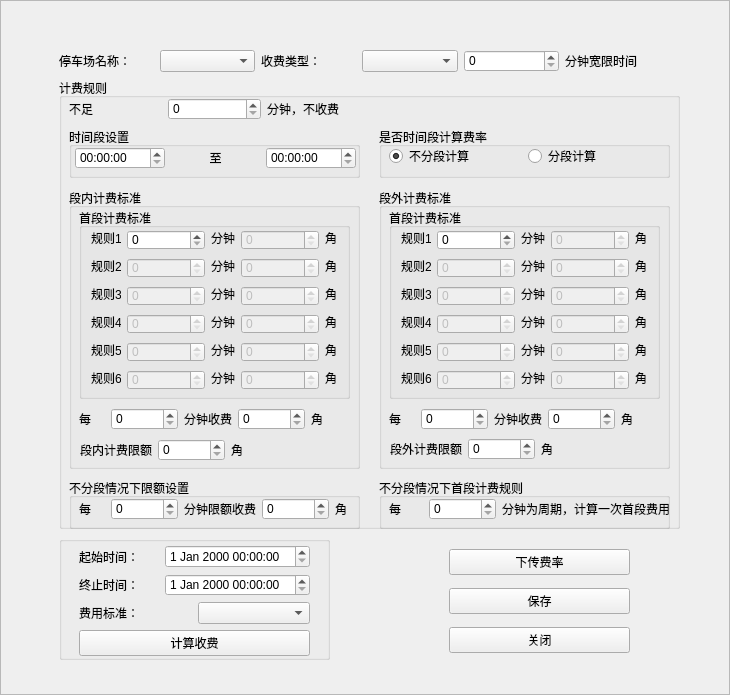
<?xml version="1.0" encoding="UTF-8"?>
<ui version="4.0">
 <class>CTariffSetting</class>
 <widget class="QFrame" name="CTariffSetting">
  <property name="geometry">
   <rect>
    <x>0</x>
    <y>0</y>
    <width>730</width>
    <height>695</height>
   </rect>
  </property>
  <property name="windowTitle">
   <string>费率设置</string>
  </property>
  <property name="styleSheet">
   <string notr="true">background-image:url(D:/WinParkUI/debug/Image/NewIcon/CommonMiddleBG-normal.jpg);</string>
  </property>
  <property name="frameShape">
   <enum>QFrame::StyledPanel</enum>
  </property>
  <property name="frameShadow">
   <enum>QFrame::Raised</enum>
  </property>
  <widget class="QWidget" name="wgTime" native="true">
   <property name="geometry">
    <rect>
     <x>49</x>
     <y>40</y>
     <width>631</width>
     <height>631</height>
    </rect>
   </property>
   <property name="styleSheet">
    <string notr="true">background-image:url(none);</string>
   </property>
   <widget class="QWidget" name="layoutWidget">
    <property name="geometry">
     <rect>
      <x>10</x>
      <y>10</y>
      <width>601</width>
      <height>22</height>
     </rect>
    </property>
    <layout class="QHBoxLayout" name="horizontalLayout">
     <item>
      <widget class="QLabel" name="label">
       <property name="text">
        <string>停车场名称：</string>
       </property>
      </widget>
     </item>
     <item>
      <widget class="QComboBox" name="cbxName"/>
     </item>
     <item>
      <widget class="QLabel" name="label_2">
       <property name="text">
        <string>收费类型：</string>
       </property>
      </widget>
     </item>
     <item>
      <widget class="QComboBox" name="cbxType">
       <property name="editable">
        <bool>false</bool>
       </property>
       <property name="currentIndex">
        <number>-1</number>
       </property>
       <property name="modelColumn">
        <number>0</number>
       </property>
      </widget>
     </item>
     <item>
      <widget class="QSpinBox" name="spLimitTime">
       <property name="maximum">
        <number>999999999</number>
       </property>
      </widget>
     </item>
     <item>
      <widget class="QLabel" name="label_3">
       <property name="text">
        <string>分钟宽限时间</string>
       </property>
      </widget>
     </item>
    </layout>
   </widget>
   <widget class="QGroupBox" name="groupBox">
    <property name="geometry">
     <rect>
      <x>10</x>
      <y>38</y>
      <width>621</width>
      <height>451</height>
     </rect>
    </property>
    <property name="title">
     <string>计费规则</string>
    </property>
    <widget class="QGroupBox" name="gbInner">
     <property name="geometry">
      <rect>
       <x>10</x>
       <y>110</y>
       <width>291</width>
       <height>281</height>
      </rect>
     </property>
     <property name="title">
      <string>段内计费标准</string>
     </property>
     <property name="checkable">
      <bool>false</bool>
     </property>
     <widget class="QGroupBox" name="gbInnerFirst">
      <property name="geometry">
       <rect>
        <x>10</x>
        <y>20</y>
        <width>271</width>
        <height>191</height>
       </rect>
      </property>
      <property name="title">
       <string>首段计费标准</string>
      </property>
      <widget class="QLabel" name="label_15">
       <property name="geometry">
        <rect>
         <x>12</x>
         <y>106</y>
         <width>30</width>
         <height>16</height>
        </rect>
       </property>
       <property name="text">
        <string>规则4</string>
       </property>
      </widget>
      <widget class="QSpinBox" name="rule4MinInner">
       <property name="enabled">
        <bool>false</bool>
       </property>
       <property name="geometry">
        <rect>
         <x>48</x>
         <y>106</y>
         <width>78</width>
         <height>20</height>
        </rect>
       </property>
       <property name="maximum">
        <number>999999999</number>
       </property>
      </widget>
      <widget class="QLabel" name="label_16">
       <property name="geometry">
        <rect>
         <x>132</x>
         <y>106</y>
         <width>24</width>
         <height>16</height>
        </rect>
       </property>
       <property name="text">
        <string>分钟</string>
       </property>
      </widget>
      <widget class="QSpinBox" name="rule4FootInner">
       <property name="enabled">
        <bool>false</bool>
       </property>
       <property name="geometry">
        <rect>
         <x>162</x>
         <y>106</y>
         <width>78</width>
         <height>20</height>
        </rect>
       </property>
       <property name="maximum">
        <number>999999999</number>
       </property>
      </widget>
      <widget class="QLabel" name="label_17">
       <property name="geometry">
        <rect>
         <x>246</x>
         <y>106</y>
         <width>16</width>
         <height>16</height>
        </rect>
       </property>
       <property name="text">
        <string>角</string>
       </property>
      </widget>
      <widget class="QLabel" name="label_21">
       <property name="geometry">
        <rect>
         <x>12</x>
         <y>162</y>
         <width>30</width>
         <height>16</height>
        </rect>
       </property>
       <property name="text">
        <string>规则6</string>
       </property>
      </widget>
      <widget class="QSpinBox" name="rule6MinInner">
       <property name="enabled">
        <bool>false</bool>
       </property>
       <property name="geometry">
        <rect>
         <x>48</x>
         <y>162</y>
         <width>78</width>
         <height>20</height>
        </rect>
       </property>
       <property name="maximum">
        <number>999999999</number>
       </property>
      </widget>
      <widget class="QLabel" name="label_22">
       <property name="geometry">
        <rect>
         <x>132</x>
         <y>162</y>
         <width>24</width>
         <height>16</height>
        </rect>
       </property>
       <property name="text">
        <string>分钟</string>
       </property>
      </widget>
      <widget class="QSpinBox" name="rule6FootInner">
       <property name="enabled">
        <bool>false</bool>
       </property>
       <property name="geometry">
        <rect>
         <x>162</x>
         <y>162</y>
         <width>78</width>
         <height>20</height>
        </rect>
       </property>
       <property name="maximum">
        <number>999999999</number>
       </property>
      </widget>
      <widget class="QLabel" name="label_23">
       <property name="geometry">
        <rect>
         <x>246</x>
         <y>162</y>
         <width>16</width>
         <height>16</height>
        </rect>
       </property>
       <property name="text">
        <string>角</string>
       </property>
      </widget>
      <widget class="QSpinBox" name="rule3MinInner">
       <property name="enabled">
        <bool>false</bool>
       </property>
       <property name="geometry">
        <rect>
         <x>48</x>
         <y>78</y>
         <width>78</width>
         <height>20</height>
        </rect>
       </property>
       <property name="maximum">
        <number>999999999</number>
       </property>
      </widget>
      <widget class="QLabel" name="label_13">
       <property name="geometry">
        <rect>
         <x>132</x>
         <y>78</y>
         <width>24</width>
         <height>16</height>
        </rect>
       </property>
       <property name="text">
        <string>分钟</string>
       </property>
      </widget>
      <widget class="QSpinBox" name="rule3FootInner">
       <property name="enabled">
        <bool>false</bool>
       </property>
       <property name="geometry">
        <rect>
         <x>162</x>
         <y>78</y>
         <width>78</width>
         <height>20</height>
        </rect>
       </property>
       <property name="maximum">
        <number>999999999</number>
       </property>
      </widget>
      <widget class="QLabel" name="label_14">
       <property name="geometry">
        <rect>
         <x>246</x>
         <y>78</y>
         <width>16</width>
         <height>16</height>
        </rect>
       </property>
       <property name="text">
        <string>角</string>
       </property>
      </widget>
      <widget class="QLabel" name="label_12">
       <property name="geometry">
        <rect>
         <x>12</x>
         <y>78</y>
         <width>30</width>
         <height>16</height>
        </rect>
       </property>
       <property name="text">
        <string>规则3</string>
       </property>
      </widget>
      <widget class="QSpinBox" name="rule2MinInner">
       <property name="enabled">
        <bool>false</bool>
       </property>
       <property name="geometry">
        <rect>
         <x>48</x>
         <y>50</y>
         <width>78</width>
         <height>20</height>
        </rect>
       </property>
       <property name="maximum">
        <number>999999999</number>
       </property>
      </widget>
      <widget class="QLabel" name="label_10">
       <property name="geometry">
        <rect>
         <x>132</x>
         <y>50</y>
         <width>24</width>
         <height>16</height>
        </rect>
       </property>
       <property name="text">
        <string>分钟</string>
       </property>
      </widget>
      <widget class="QSpinBox" name="rule2FootInner">
       <property name="enabled">
        <bool>false</bool>
       </property>
       <property name="geometry">
        <rect>
         <x>162</x>
         <y>50</y>
         <width>78</width>
         <height>20</height>
        </rect>
       </property>
       <property name="maximum">
        <number>999999999</number>
       </property>
      </widget>
      <widget class="QLabel" name="label_11">
       <property name="geometry">
        <rect>
         <x>246</x>
         <y>50</y>
         <width>16</width>
         <height>16</height>
        </rect>
       </property>
       <property name="text">
        <string>角</string>
       </property>
      </widget>
      <widget class="QLabel" name="label_9">
       <property name="geometry">
        <rect>
         <x>12</x>
         <y>50</y>
         <width>30</width>
         <height>16</height>
        </rect>
       </property>
       <property name="text">
        <string>规则2</string>
       </property>
      </widget>
      <widget class="QSpinBox" name="rule1MinInner">
       <property name="geometry">
        <rect>
         <x>48</x>
         <y>22</y>
         <width>78</width>
         <height>20</height>
        </rect>
       </property>
       <property name="maximum">
        <number>999999999</number>
       </property>
      </widget>
      <widget class="QLabel" name="label_7">
       <property name="geometry">
        <rect>
         <x>132</x>
         <y>22</y>
         <width>24</width>
         <height>16</height>
        </rect>
       </property>
       <property name="text">
        <string>分钟</string>
       </property>
      </widget>
      <widget class="QLabel" name="label_6">
       <property name="geometry">
        <rect>
         <x>12</x>
         <y>22</y>
         <width>30</width>
         <height>16</height>
        </rect>
       </property>
       <property name="text">
        <string>规则1</string>
       </property>
      </widget>
      <widget class="QSpinBox" name="rule1FootInner">
       <property name="enabled">
        <bool>false</bool>
       </property>
       <property name="geometry">
        <rect>
         <x>162</x>
         <y>22</y>
         <width>78</width>
         <height>20</height>
        </rect>
       </property>
       <property name="maximum">
        <number>999999999</number>
       </property>
      </widget>
      <widget class="QLabel" name="label_8">
       <property name="geometry">
        <rect>
         <x>246</x>
         <y>22</y>
         <width>16</width>
         <height>16</height>
        </rect>
       </property>
       <property name="text">
        <string>角</string>
       </property>
      </widget>
      <widget class="QLabel" name="label_18">
       <property name="geometry">
        <rect>
         <x>12</x>
         <y>134</y>
         <width>30</width>
         <height>16</height>
        </rect>
       </property>
       <property name="text">
        <string>规则5</string>
       </property>
      </widget>
      <widget class="QSpinBox" name="rule5MinInner">
       <property name="enabled">
        <bool>false</bool>
       </property>
       <property name="geometry">
        <rect>
         <x>48</x>
         <y>134</y>
         <width>78</width>
         <height>20</height>
        </rect>
       </property>
       <property name="maximum">
        <number>999999999</number>
       </property>
      </widget>
      <widget class="QLabel" name="label_19">
       <property name="geometry">
        <rect>
         <x>132</x>
         <y>134</y>
         <width>24</width>
         <height>16</height>
        </rect>
       </property>
       <property name="text">
        <string>分钟</string>
       </property>
      </widget>
      <widget class="QSpinBox" name="rule5FootInner">
       <property name="enabled">
        <bool>false</bool>
       </property>
       <property name="geometry">
        <rect>
         <x>162</x>
         <y>134</y>
         <width>78</width>
         <height>20</height>
        </rect>
       </property>
       <property name="maximum">
        <number>999999999</number>
       </property>
      </widget>
      <widget class="QLabel" name="label_20">
       <property name="geometry">
        <rect>
         <x>246</x>
         <y>134</y>
         <width>16</width>
         <height>16</height>
        </rect>
       </property>
       <property name="text">
        <string>角</string>
       </property>
      </widget>
     </widget>
     <widget class="QWidget" name="layoutWidget">
      <property name="geometry">
       <rect>
        <x>10</x>
        <y>220</y>
        <width>258</width>
        <height>22</height>
       </rect>
      </property>
      <layout class="QHBoxLayout" name="horizontalLayout_14">
       <item>
        <widget class="QLabel" name="label_28">
         <property name="text">
          <string>每</string>
         </property>
        </widget>
       </item>
       <item>
        <widget class="QSpinBox" name="perMinInner">
         <property name="maximum">
          <number>999999999</number>
         </property>
        </widget>
       </item>
       <item>
        <widget class="QLabel" name="label_29">
         <property name="text">
          <string>分钟收费</string>
         </property>
        </widget>
       </item>
       <item>
        <widget class="QSpinBox" name="perMinFootInner">
         <property name="maximum">
          <number>999999999</number>
         </property>
        </widget>
       </item>
       <item>
        <widget class="QLabel" name="label_30">
         <property name="text">
          <string>角</string>
         </property>
        </widget>
       </item>
      </layout>
     </widget>
     <widget class="QWidget" name="layoutWidget">
      <property name="geometry">
       <rect>
        <x>11</x>
        <y>251</y>
        <width>181</width>
        <height>22</height>
       </rect>
      </property>
      <layout class="QHBoxLayout" name="horizontalLayout_27">
       <item>
        <widget class="QLabel" name="label_63">
         <property name="text">
          <string>段内计费限额</string>
         </property>
        </widget>
       </item>
       <item>
        <widget class="QSpinBox" name="spLimitFootInner">
         <property name="maximum">
          <number>999999999</number>
         </property>
        </widget>
       </item>
       <item>
        <widget class="QLabel" name="label_64">
         <property name="text">
          <string>角</string>
         </property>
        </widget>
       </item>
      </layout>
     </widget>
    </widget>
    <widget class="QGroupBox" name="gbNoSecQuota1">
     <property name="enabled">
      <bool>true</bool>
     </property>
     <property name="geometry">
      <rect>
       <x>10</x>
       <y>400</y>
       <width>291</width>
       <height>51</height>
      </rect>
     </property>
     <property name="title">
      <string>不分段情况下限额设置</string>
     </property>
     <widget class="QWidget" name="layoutWidget_7">
      <property name="geometry">
       <rect>
        <x>10</x>
        <y>20</y>
        <width>282</width>
        <height>22</height>
       </rect>
      </property>
      <layout class="QHBoxLayout" name="horizontalLayout_15">
       <item>
        <widget class="QLabel" name="label_31">
         <property name="text">
          <string>每</string>
         </property>
        </widget>
       </item>
       <item>
        <widget class="QSpinBox" name="perMinNoSectionLimit">
         <property name="maximum">
          <number>999999999</number>
         </property>
        </widget>
       </item>
       <item>
        <widget class="QLabel" name="label_32">
         <property name="text">
          <string>分钟限额收费</string>
         </property>
        </widget>
       </item>
       <item>
        <widget class="QSpinBox" name="perMinFootNoSection">
         <property name="maximum">
          <number>999999999</number>
         </property>
        </widget>
       </item>
       <item>
        <widget class="QLabel" name="label_33">
         <property name="text">
          <string>角</string>
         </property>
        </widget>
       </item>
      </layout>
     </widget>
    </widget>
    <widget class="QGroupBox" name="gbNoSecQuota2">
     <property name="enabled">
      <bool>true</bool>
     </property>
     <property name="geometry">
      <rect>
       <x>320</x>
       <y>400</y>
       <width>291</width>
       <height>51</height>
      </rect>
     </property>
     <property name="title">
      <string>不分段情况下首段计费规则</string>
     </property>
     <widget class="QWidget" name="layoutWidget_8">
      <property name="geometry">
       <rect>
        <x>10</x>
        <y>20</y>
        <width>281</width>
        <height>22</height>
       </rect>
      </property>
      <layout class="QHBoxLayout" name="horizontalLayout_16">
       <item>
        <widget class="QLabel" name="label_34">
         <property name="text">
          <string>每</string>
         </property>
        </widget>
       </item>
       <item>
        <widget class="QSpinBox" name="perMinNoSectionFirst">
         <property name="maximum">
          <number>999999999</number>
         </property>
        </widget>
       </item>
       <item>
        <widget class="QLabel" name="label_35">
         <property name="text">
          <string>分钟为周期，计算一次首段费用</string>
         </property>
        </widget>
       </item>
      </layout>
     </widget>
    </widget>
    <widget class="QGroupBox" name="gbTimeSection">
     <property name="geometry">
      <rect>
       <x>10</x>
       <y>49</y>
       <width>291</width>
       <height>51</height>
      </rect>
     </property>
     <property name="title">
      <string>时间段设置</string>
     </property>
     <widget class="QWidget" name="layoutWidget">
      <property name="geometry">
       <rect>
        <x>6</x>
        <y>20</y>
        <width>281</width>
        <height>22</height>
       </rect>
      </property>
      <layout class="QHBoxLayout" name="horizontalLayout_11">
       <item>
        <widget class="QTimeEdit" name="tdtSection1"/>
       </item>
       <item>
        <widget class="QLabel" name="label_27">
         <property name="text">
          <string>至</string>
         </property>
         <property name="alignment">
          <set>Qt::AlignCenter</set>
         </property>
        </widget>
       </item>
       <item>
        <widget class="QTimeEdit" name="tdtSection2"/>
       </item>
      </layout>
     </widget>
    </widget>
    <widget class="QGroupBox" name="groupBox_7">
     <property name="geometry">
      <rect>
       <x>320</x>
       <y>49</y>
       <width>291</width>
       <height>51</height>
      </rect>
     </property>
     <property name="title">
      <string>是否时间段计算费率</string>
     </property>
     <widget class="QWidget" name="layoutWidget">
      <property name="geometry">
       <rect>
        <x>10</x>
        <y>20</y>
        <width>271</width>
        <height>18</height>
       </rect>
      </property>
      <layout class="QHBoxLayout" name="horizontalLayout_12">
       <item>
        <widget class="QRadioButton" name="rbtnNoSection">
         <property name="text">
          <string>不分段计算</string>
         </property>
         <property name="checked">
          <bool>true</bool>
         </property>
        </widget>
       </item>
       <item>
        <widget class="QRadioButton" name="rbtnSection">
         <property name="text">
          <string>分段计算</string>
         </property>
         <property name="checkable">
          <bool>true</bool>
         </property>
        </widget>
       </item>
      </layout>
     </widget>
    </widget>
    <widget class="QWidget" name="layoutWidget">
     <property name="geometry">
      <rect>
       <x>10</x>
       <y>20</y>
       <width>291</width>
       <height>22</height>
      </rect>
     </property>
     <layout class="QHBoxLayout" name="horizontalLayout_3">
      <item>
       <widget class="QLabel" name="label_4">
        <property name="text">
         <string>不足</string>
        </property>
       </widget>
      </item>
      <item>
       <widget class="QSpinBox" name="spNoFullTime">
        <property name="maximum">
         <number>999999999</number>
        </property>
       </widget>
      </item>
      <item>
       <widget class="QLabel" name="label_5">
        <property name="text">
         <string>分钟，不收费</string>
        </property>
       </widget>
      </item>
     </layout>
    </widget>
    <widget class="QGroupBox" name="gbOuter">
     <property name="geometry">
      <rect>
       <x>320</x>
       <y>110</y>
       <width>291</width>
       <height>281</height>
      </rect>
     </property>
     <property name="title">
      <string>段外计费标准</string>
     </property>
     <property name="checkable">
      <bool>false</bool>
     </property>
     <property name="checked">
      <bool>false</bool>
     </property>
     <widget class="QGroupBox" name="gbOuterFirst">
      <property name="geometry">
       <rect>
        <x>10</x>
        <y>20</y>
        <width>271</width>
        <height>191</height>
       </rect>
      </property>
      <property name="title">
       <string>首段计费标准</string>
      </property>
      <widget class="QLabel" name="label_39">
       <property name="geometry">
        <rect>
         <x>12</x>
         <y>22</y>
         <width>30</width>
         <height>16</height>
        </rect>
       </property>
       <property name="text">
        <string>规则1</string>
       </property>
      </widget>
      <widget class="QSpinBox" name="rule1MinOuter">
       <property name="geometry">
        <rect>
         <x>48</x>
         <y>22</y>
         <width>78</width>
         <height>20</height>
        </rect>
       </property>
       <property name="maximum">
        <number>999999999</number>
       </property>
      </widget>
      <widget class="QLabel" name="label_40">
       <property name="geometry">
        <rect>
         <x>132</x>
         <y>22</y>
         <width>24</width>
         <height>16</height>
        </rect>
       </property>
       <property name="text">
        <string>分钟</string>
       </property>
      </widget>
      <widget class="QSpinBox" name="rule1FootOuter">
       <property name="enabled">
        <bool>false</bool>
       </property>
       <property name="geometry">
        <rect>
         <x>162</x>
         <y>22</y>
         <width>78</width>
         <height>20</height>
        </rect>
       </property>
       <property name="maximum">
        <number>999999999</number>
       </property>
      </widget>
      <widget class="QLabel" name="label_41">
       <property name="geometry">
        <rect>
         <x>246</x>
         <y>22</y>
         <width>16</width>
         <height>16</height>
        </rect>
       </property>
       <property name="text">
        <string>角</string>
       </property>
      </widget>
      <widget class="QLabel" name="label_42">
       <property name="geometry">
        <rect>
         <x>12</x>
         <y>50</y>
         <width>30</width>
         <height>16</height>
        </rect>
       </property>
       <property name="text">
        <string>规则2</string>
       </property>
      </widget>
      <widget class="QSpinBox" name="rule2MinOuter">
       <property name="enabled">
        <bool>false</bool>
       </property>
       <property name="geometry">
        <rect>
         <x>48</x>
         <y>50</y>
         <width>78</width>
         <height>20</height>
        </rect>
       </property>
       <property name="maximum">
        <number>999999999</number>
       </property>
      </widget>
      <widget class="QLabel" name="label_43">
       <property name="geometry">
        <rect>
         <x>132</x>
         <y>50</y>
         <width>24</width>
         <height>16</height>
        </rect>
       </property>
       <property name="text">
        <string>分钟</string>
       </property>
      </widget>
      <widget class="QSpinBox" name="rule2FootOuter">
       <property name="enabled">
        <bool>false</bool>
       </property>
       <property name="geometry">
        <rect>
         <x>162</x>
         <y>50</y>
         <width>78</width>
         <height>20</height>
        </rect>
       </property>
       <property name="maximum">
        <number>999999999</number>
       </property>
      </widget>
      <widget class="QLabel" name="label_44">
       <property name="geometry">
        <rect>
         <x>246</x>
         <y>50</y>
         <width>16</width>
         <height>16</height>
        </rect>
       </property>
       <property name="text">
        <string>角</string>
       </property>
      </widget>
      <widget class="QLabel" name="label_45">
       <property name="geometry">
        <rect>
         <x>12</x>
         <y>78</y>
         <width>30</width>
         <height>16</height>
        </rect>
       </property>
       <property name="text">
        <string>规则3</string>
       </property>
      </widget>
      <widget class="QSpinBox" name="rule3MinOuter">
       <property name="enabled">
        <bool>false</bool>
       </property>
       <property name="geometry">
        <rect>
         <x>48</x>
         <y>78</y>
         <width>78</width>
         <height>20</height>
        </rect>
       </property>
       <property name="maximum">
        <number>999999999</number>
       </property>
      </widget>
      <widget class="QLabel" name="label_46">
       <property name="geometry">
        <rect>
         <x>132</x>
         <y>78</y>
         <width>24</width>
         <height>16</height>
        </rect>
       </property>
       <property name="text">
        <string>分钟</string>
       </property>
      </widget>
      <widget class="QSpinBox" name="rule3FootOuter">
       <property name="enabled">
        <bool>false</bool>
       </property>
       <property name="geometry">
        <rect>
         <x>162</x>
         <y>78</y>
         <width>78</width>
         <height>20</height>
        </rect>
       </property>
       <property name="maximum">
        <number>999999999</number>
       </property>
      </widget>
      <widget class="QLabel" name="label_47">
       <property name="geometry">
        <rect>
         <x>246</x>
         <y>78</y>
         <width>16</width>
         <height>16</height>
        </rect>
       </property>
       <property name="text">
        <string>角</string>
       </property>
      </widget>
      <widget class="QLabel" name="label_48">
       <property name="geometry">
        <rect>
         <x>12</x>
         <y>106</y>
         <width>30</width>
         <height>16</height>
        </rect>
       </property>
       <property name="text">
        <string>规则4</string>
       </property>
      </widget>
      <widget class="QSpinBox" name="rule4MinOuter">
       <property name="enabled">
        <bool>false</bool>
       </property>
       <property name="geometry">
        <rect>
         <x>48</x>
         <y>106</y>
         <width>78</width>
         <height>20</height>
        </rect>
       </property>
       <property name="maximum">
        <number>999999999</number>
       </property>
      </widget>
      <widget class="QLabel" name="label_49">
       <property name="geometry">
        <rect>
         <x>132</x>
         <y>106</y>
         <width>24</width>
         <height>16</height>
        </rect>
       </property>
       <property name="text">
        <string>分钟</string>
       </property>
      </widget>
      <widget class="QSpinBox" name="rule4FootOuter">
       <property name="enabled">
        <bool>false</bool>
       </property>
       <property name="geometry">
        <rect>
         <x>162</x>
         <y>106</y>
         <width>78</width>
         <height>20</height>
        </rect>
       </property>
       <property name="maximum">
        <number>999999999</number>
       </property>
      </widget>
      <widget class="QLabel" name="label_50">
       <property name="geometry">
        <rect>
         <x>246</x>
         <y>106</y>
         <width>16</width>
         <height>16</height>
        </rect>
       </property>
       <property name="text">
        <string>角</string>
       </property>
      </widget>
      <widget class="QLabel" name="label_51">
       <property name="geometry">
        <rect>
         <x>12</x>
         <y>134</y>
         <width>30</width>
         <height>16</height>
        </rect>
       </property>
       <property name="text">
        <string>规则5</string>
       </property>
      </widget>
      <widget class="QSpinBox" name="rule5MinOuter">
       <property name="enabled">
        <bool>false</bool>
       </property>
       <property name="geometry">
        <rect>
         <x>48</x>
         <y>134</y>
         <width>78</width>
         <height>20</height>
        </rect>
       </property>
       <property name="maximum">
        <number>999999999</number>
       </property>
      </widget>
      <widget class="QLabel" name="label_52">
       <property name="geometry">
        <rect>
         <x>132</x>
         <y>134</y>
         <width>24</width>
         <height>16</height>
        </rect>
       </property>
       <property name="text">
        <string>分钟</string>
       </property>
      </widget>
      <widget class="QSpinBox" name="rule5FootOuter">
       <property name="enabled">
        <bool>false</bool>
       </property>
       <property name="geometry">
        <rect>
         <x>162</x>
         <y>134</y>
         <width>78</width>
         <height>20</height>
        </rect>
       </property>
       <property name="maximum">
        <number>999999999</number>
       </property>
      </widget>
      <widget class="QLabel" name="label_53">
       <property name="geometry">
        <rect>
         <x>246</x>
         <y>134</y>
         <width>16</width>
         <height>16</height>
        </rect>
       </property>
       <property name="text">
        <string>角</string>
       </property>
      </widget>
      <widget class="QLabel" name="label_54">
       <property name="geometry">
        <rect>
         <x>12</x>
         <y>162</y>
         <width>30</width>
         <height>16</height>
        </rect>
       </property>
       <property name="text">
        <string>规则6</string>
       </property>
      </widget>
      <widget class="QSpinBox" name="rule6MinOuter">
       <property name="enabled">
        <bool>false</bool>
       </property>
       <property name="geometry">
        <rect>
         <x>48</x>
         <y>162</y>
         <width>78</width>
         <height>20</height>
        </rect>
       </property>
       <property name="maximum">
        <number>999999999</number>
       </property>
      </widget>
      <widget class="QLabel" name="label_55">
       <property name="geometry">
        <rect>
         <x>132</x>
         <y>162</y>
         <width>24</width>
         <height>16</height>
        </rect>
       </property>
       <property name="text">
        <string>分钟</string>
       </property>
      </widget>
      <widget class="QSpinBox" name="rule6FootOuter">
       <property name="enabled">
        <bool>false</bool>
       </property>
       <property name="geometry">
        <rect>
         <x>162</x>
         <y>162</y>
         <width>78</width>
         <height>20</height>
        </rect>
       </property>
       <property name="maximum">
        <number>999999999</number>
       </property>
      </widget>
      <widget class="QLabel" name="label_56">
       <property name="geometry">
        <rect>
         <x>246</x>
         <y>162</y>
         <width>16</width>
         <height>16</height>
        </rect>
       </property>
       <property name="text">
        <string>角</string>
       </property>
      </widget>
     </widget>
     <widget class="QWidget" name="layoutWidget_3">
      <property name="geometry">
       <rect>
        <x>10</x>
        <y>220</y>
        <width>258</width>
        <height>22</height>
       </rect>
      </property>
      <layout class="QHBoxLayout" name="horizontalLayout_26">
       <item>
        <widget class="QLabel" name="label_60">
         <property name="text">
          <string>每</string>
         </property>
        </widget>
       </item>
       <item>
        <widget class="QSpinBox" name="perMinOuter">
         <property name="maximum">
          <number>999999999</number>
         </property>
        </widget>
       </item>
       <item>
        <widget class="QLabel" name="label_61">
         <property name="text">
          <string>分钟收费</string>
         </property>
        </widget>
       </item>
       <item>
        <widget class="QSpinBox" name="perMinFootOuter">
         <property name="maximum">
          <number>999999999</number>
         </property>
        </widget>
       </item>
       <item>
        <widget class="QLabel" name="label_62">
         <property name="text">
          <string>角</string>
         </property>
        </widget>
       </item>
      </layout>
     </widget>
     <widget class="QWidget" name="layoutWidget">
      <property name="geometry">
       <rect>
        <x>11</x>
        <y>250</y>
        <width>181</width>
        <height>22</height>
       </rect>
      </property>
      <layout class="QHBoxLayout" name="horizontalLayout_28">
       <item>
        <widget class="QLabel" name="label_65">
         <property name="text">
          <string>段外计费限额</string>
         </property>
        </widget>
       </item>
       <item>
        <widget class="QSpinBox" name="spLimitFootOuter">
         <property name="maximum">
          <number>999999999</number>
         </property>
        </widget>
       </item>
       <item>
        <widget class="QLabel" name="label_66">
         <property name="text">
          <string>角</string>
         </property>
        </widget>
       </item>
      </layout>
     </widget>
    </widget>
   </widget>
   <widget class="QWidget" name="layoutWidget">
    <property name="geometry">
     <rect>
      <x>400</x>
      <y>502</y>
      <width>181</width>
      <height>121</height>
     </rect>
    </property>
    <layout class="QVBoxLayout" name="verticalLayout">
     <item>
      <widget class="QPushButton" name="btnDownload">
       <property name="text">
        <string>下传费率</string>
       </property>
      </widget>
     </item>
     <item>
      <widget class="QPushButton" name="btnSave">
       <property name="text">
        <string>保存</string>
       </property>
      </widget>
     </item>
     <item>
      <widget class="QPushButton" name="btnSaveExit">
       <property name="text">
        <string>关闭</string>
       </property>
      </widget>
     </item>
    </layout>
   </widget>
   <widget class="QGroupBox" name="groupBox_2">
    <property name="geometry">
     <rect>
      <x>10</x>
      <y>496</y>
      <width>271</width>
      <height>124</height>
     </rect>
    </property>
    <property name="title">
     <string/>
    </property>
    <widget class="QWidget" name="wgRate" native="true">
     <property name="geometry">
      <rect>
       <x>20</x>
       <y>4</y>
       <width>241</width>
       <height>121</height>
      </rect>
     </property>
     <property name="styleSheet">
      <string notr="true">background-image:url(none);</string>
     </property>
     <widget class="QWidget" name="layoutWidget_2">
      <property name="geometry">
       <rect>
        <x>0</x>
        <y>5</y>
        <width>231</width>
        <height>111</height>
       </rect>
      </property>
      <layout class="QVBoxLayout" name="verticalLayout_3">
       <item>
        <layout class="QVBoxLayout" name="verticalLayout_2">
         <item>
          <layout class="QHBoxLayout" name="horizontalLayout_17">
           <item>
            <widget class="QLabel" name="label_36">
             <property name="text">
              <string>起始时间：</string>
             </property>
            </widget>
           </item>
           <item>
            <widget class="QDateTimeEdit" name="dtStart"/>
           </item>
          </layout>
         </item>
         <item>
          <layout class="QHBoxLayout" name="horizontalLayout_18">
           <item>
            <widget class="QLabel" name="label_37">
             <property name="text">
              <string>终止时间：</string>
             </property>
            </widget>
           </item>
           <item>
            <widget class="QDateTimeEdit" name="dtEnd"/>
           </item>
          </layout>
         </item>
         <item>
          <layout class="QHBoxLayout" name="horizontalLayout_4">
           <item>
            <widget class="QLabel" name="label_38">
             <property name="text">
              <string>费用标准：</string>
             </property>
            </widget>
           </item>
           <item>
            <widget class="QComboBox" name="cbxStandard"/>
           </item>
          </layout>
         </item>
        </layout>
       </item>
       <item>
        <widget class="QPushButton" name="btnCalculate">
         <property name="text">
          <string>计算收费</string>
         </property>
        </widget>
       </item>
      </layout>
     </widget>
    </widget>
   </widget>
  </widget>
  <widget class="QLabel" name="lblTitle">
   <property name="geometry">
    <rect>
     <x>30</x>
     <y>5</y>
     <width>141</width>
     <height>21</height>
    </rect>
   </property>
   <property name="font">
    <font>
     <weight>75</weight>
     <bold>true</bold>
    </font>
   </property>
   <property name="styleSheet">
    <string notr="true">background-image:url(none);
color: rgb(170, 0, 0);</string>
   </property>
   <property name="text">
    <string/>
   </property>
  </widget>
  <widget class="QLabel" name="lblClose">
   <property name="geometry">
    <rect>
     <x>690</x>
     <y>7</y>
     <width>30</width>
     <height>15</height>
    </rect>
   </property>
   <property name="text">
    <string/>
   </property>
  </widget>
 </widget>
 <resources/>
 <connections/>
</ui>
